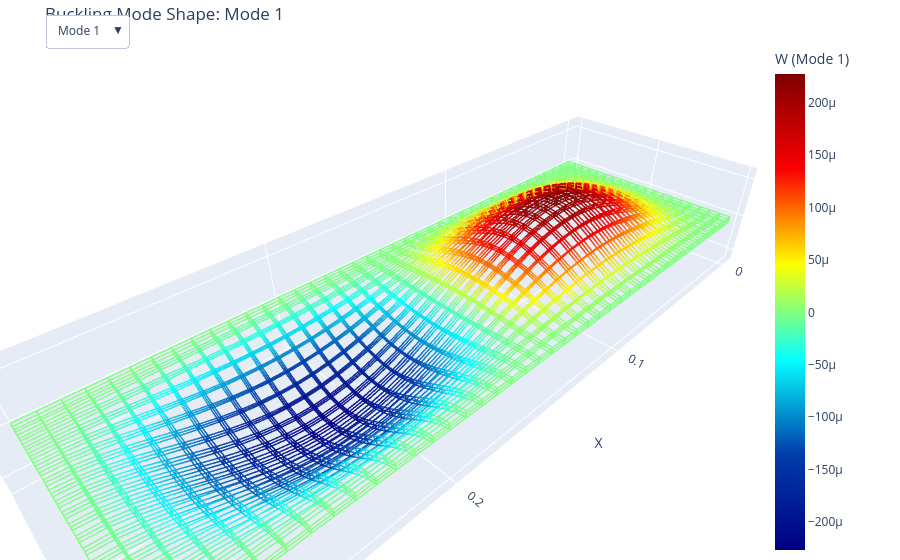

The code cell stored with this chart in its notebook:
### Markdown cell above
#### Post-Processing: 3D visualization of the buckling mode shapes using plotly

This algorithm renders 3D deformed configurations of plate buckling modes using Plotly. It utilizes a tensor contraction approach for kinematic mapping, which is highly efficient for spectral or Ritz-based continuous displacement fields where spatial variables separate.

##### 1D Domain Discretization and Natural Mapping

The script initializes by defining the structural domain. Instead of generating a full 3D mesh immediately, it isolates the physical axes into 1D vectors: $x$, $y$, and $z$. These vectors are mapped linearly to natural parametric coordinates $\xi, \eta, \zeta \in [-1, 1]$ corresponding to the plate dimensions $a$, $b$, and $h$.

##### Basis Function Evaluation

The user-defined basis functions (`vecf`) are evaluated purely along the 1D parametric vectors.

* **Input:** 1D parametric coordinates ($\xi_{\text{1d}}$, etc.) and modal parameters ($m_1$, etc.).
* **Output:** Dense 2D arrays ($P_\xi, P_\eta, P_\zeta$) containing the evaluated basis functions for every node along that specific axis.
* **Dimensions:** $P_\xi$ has the shape $(N_x, m_1)$, where $N_x$ is the spatial resolution and $m_1$ is the number of assumed modes/basis terms.

##### Kinematic Field Assembly via Tensor Contraction

To map the generalized degrees of freedom (eigenvectors) to the physical continuous field, the algorithm avoids $O(N_x N_y N_z)$ loops.

* **Reshaping:** The 1D eigenvector segment for a specific displacement component (e.g., $U$) is extracted and reshaped into a 3D coefficient tensor $C$ of shape $(m_1, m_2, m_3)$.
* **Einstein Summation:** `np.einsum` reconstructs the 3D spatial field via the following contraction:

$$U(x,y,z) = \sum_{i=1}^{m_1}\sum_{j=1}^{m_2}\sum_{k=1}^{m_3} C_{U,ijk} P_{\xi,i}(x) P_{\eta,j}(y) P_{\zeta,k}(z)$$


* **Syntax Mapping:** The string `'ijk, xi, yj, zk -> xyz'` instructs the C-backend to align the mode coefficient tensor (`ijk`) with the spatial evaluation matrices (`xi, yj, zk`) and output the full 3D spatial grid (`xyz`).

##### Wireframe Topology Extraction

Plotly does not natively support volumetric structured grids. To render the mesh as a wireframe:

* **Deformation:** The physical coordinates are perturbed by the scaled displacement fields (e.g., $X_{\text{def}} = X + \text{scale} \cdot U$).
* **Linearization:** The 3D coordinate matrices are iterated over and flattened into 1D lists (`lines_x`, `lines_y`, `lines_z`).
* **Pen-up Delimiters:** A `None` object is appended after every continuous nodal line segment along the $x$, $y$, and $z$ grid directions. This forces Plotly to break the line, preventing diagonal artifacts across the bounding box.

##### Contour Mapping and Type Nullification

The out-of-plane displacement $W$ is mapped to the line color.

* **Type Enforcement:** Plotly's `scatter3d.line.color` strictly requires numerical arrays to apply the `Jet` colorscale. It throws an error if it encounters the `None` delimiters used in the spatial arrays.
* **Nullification:** The float `0.0` is injected into the `lines_w` array wherever a `None` exists in the spatial arrays. Since the $X, Y, Z$ coordinates at that index are `None`, the rendering engine skips the vertex entirely, neutralizing the `0.0` so it does not distort the contour limits.

##### Interactive State Management

* **Trace Generation:** A separate `go.Scatter3d` trace is generated for each precomputed buckling mode. Only the first trace is set to `visible=True` at initialization.
* **Widget Logic:** An `updatemenus` dropdown is built. Each button passes a specific boolean array (e.g., `[True, False, False]`) to the `visible` attribute of the figure, toggling the respective mode traces seamlessly without requiring a Python backend to recompute the matrices.

### Code cell
import numpy as np
import plotly.graph_objects as go

num_modes = 3  # Set the number of buckling modes to extract and toggle
scale = 100    # Deformation scaling factor for visibility

nx, ny, nz = 40, 20, 3
X, Y, Z = np.meshgrid(
    np.linspace(0, a, nx),
    np.linspace(0, b, ny),
    np.linspace(-h/2, h/2, nz),
    indexing='ij'
)

# --- 1. Define 1D Coordinate Arrays ---
x_1d = np.linspace(0, a, nx)
y_1d = np.linspace(0, b, ny)
z_1d = np.linspace(-h/2, h/2, nz)

# Map to natural coordinates [-1, 1]
xi_1d = 2 * x_1d / a - 1
eta_1d = 2 * y_1d / b - 1
zeta_1d = 2 * z_1d / h - 1

# --- 2. Evaluate 1D Basis Functions ---
# Assuming vecf returns an array of shape (m,) for a scalar input.
# The resulting matrices will have shapes: (nx, m1), (ny, m2), (nz, m3)
P_xi = np.array([vecf(m1, xi, xit1, xir1, xit2, xir2) for xi in xi_1d])
P_eta = np.array([vecf(m2, eta, etat1, etar1, etat2, etar2) for eta in eta_1d])
P_zeta = np.array([vecf(m3, zeta, zetat1, zetar1, zetat2, zetar2) for zeta in zeta_1d])

# --- 3. Allocate Displacement Arrays ---
U = np.zeros((num_modes, nx, ny, nz))
V = np.zeros((num_modes, nx, ny, nz))
W = np.zeros((num_modes, nx, ny, nz))

n_dof = m1 * m2 * m3

# --- 4. Assemble 3D Fields via Tensor Contraction ---
for mode in range(num_modes):
    
    # Extract eigenvector segments and reshape them into 3D coefficient tensors
    # Order assumes eigvecs is packed as [U_dofs, V_dofs, W_dofs]
    c_U = eigvecs[0 : n_dof, mode].reshape((m1, m2, m3))
    c_V = eigvecs[n_dof : 2*n_dof, mode].reshape((m1, m2, m3))
    c_W = eigvecs[2*n_dof : 3*n_dof, mode].reshape((m1, m2, m3))
    
    # Contract the coefficients with the 1D basis matrices to yield the 3D spatial field
    # ijk: coefficient indices corresponding to m1, m2, m3
    # xi, yj, zk: point evaluation matrices (points vs basis index)
    # xyz: output target shape corresponding to nx, ny, nz
    U[mode] = np.einsum('ijk, xi, yj, zk -> xyz', c_U, P_xi, P_eta, P_zeta)
    V[mode] = np.einsum('ijk, xi, yj, zk -> xyz', c_V, P_xi, P_eta, P_zeta)
    W[mode] = np.einsum('ijk, xi, yj, zk -> xyz', c_W, P_xi, P_eta, P_zeta)

# Generate the 3D grid only for the final spatial plotting step
X, Y, Z = np.meshgrid(x_1d, y_1d, z_1d, indexing='ij')


fig = go.Figure()

# 2. Build traces for each precomputed mode
for mode in range(num_modes):
    X_def = X + scale * U[mode]
    Y_def = Y + scale * V[mode]
    Z_def = Z + scale * W[mode]
    W_amp = W[mode] # W displacement array for contour mapping
    
    lines_x, lines_y, lines_z, lines_w = [], [], [], []

    # X-direction lines
    for j in range(ny):
        for k in range(nz):
            lines_x.extend(X_def[:, j, k].tolist() + [None])
            lines_y.extend(Y_def[:, j, k].tolist() + [None])
            lines_z.extend(Z_def[:, j, k].tolist() + [None])
            lines_w.extend(W_amp[:, j, k].tolist() + [0.0]) # Valid float placeholder

    # Y-direction lines
    for i in range(nx):
        for k in range(nz):
            lines_x.extend(X_def[i, :, k].tolist() + [None])
            lines_y.extend(Y_def[i, :, k].tolist() + [None])
            lines_z.extend(Z_def[i, :, k].tolist() + [None])
            lines_w.extend(W_amp[i, :, k].tolist() + [0.0]) # Valid float placeholder

    # Z-direction lines
    for i in range(nx):
        for j in range(ny):
            lines_x.extend(X_def[i, j, :].tolist() + [None])
            lines_y.extend(Y_def[i, j, :].tolist() + [None])
            lines_z.extend(Z_def[i, j, :].tolist() + [None])
            lines_w.extend(W_amp[i, j, :].tolist() + [0.0]) # Valid float placeholder

    # Add the trace for the current mode
    fig.add_trace(go.Scatter3d(
        x=lines_x, 
        y=lines_y, 
        z=lines_z,
        mode='lines',
        line=dict(
            color=lines_w,            # Apply W amplitude as color
            colorscale='Jet',         # Standard structural mapping scale
            width=3,
            showscale=True,
            colorbar=dict(title=f"W (Mode {mode+1})", x=0.85)
        ),
        name=f'Mode {mode+1}',
        opacity=0.9,
        visible=(mode == 0)           # Only the first mode is visible initially
    ))

# 3. Create the toggle widget (Dropdown)
buttons = []
for mode in range(num_modes):
    # Boolean mask for Plotly visibility toggle
    visibility = [False] * num_modes
    visibility[mode] = True
    
    button = dict(
        label=f'Mode {mode+1}',
        method='update',
        args=[
            {'visible': visibility},
            {'title': f'Buckling Mode Shape: Mode {mode+1}'}
        ]
    )
    buttons.append(button)

# 4. Final layout configuration
fig.update_layout(
    updatemenus=[dict(
        active=0,
        buttons=buttons,
        x=0.05, xanchor='left',
        y=1.05, yanchor='top',
        direction='down',
        showactive=True
    )],
    scene=dict(
        xaxis_title='X',
        yaxis_title='Y',
        zaxis_title='Z',
        aspectmode='data' 
    ),
    title='Buckling Mode Shape: Mode 1',
    showlegend=False,
    margin=dict(l=0, r=0, b=0, t=40)
)

fig.show()

### Figure 1 — Plotly figure (JSON) as saved in the notebook; plotly's stock layout.template omitted (floating-point values rounded to 4 significant figures; data arrays with more than 128 entries replaced by an {"elided": "..."} marker saying what was removed)
{"data": [{"line": {"color": {"elided": "8180 float values"}, "colorbar": {"title": {"text": "W (Mode 1)"}, "x": 0.85}, "colorscale": [[0, "rgb(0,0,131)"], [0.2, "rgb(0,60,170)"], [0.4, "rgb(5,255,255)"], [0.6, "rgb(255,255,0)"], [0.8, "rgb(250,0,0)"], [1, "rgb(128,0,0)"]], "showscale": true, "width": 3}, "mode": "lines", "name": "Mode 1", "opacity": 0.9, "type": "scatter3d", "visible": true, "x": {"elided": "8180 float values"}, "y": {"elided": "8180 float values"}, "z": {"elided": "8180 float values"}}, {"line": {"color": {"elided": "8180 float values"}, "colorbar": {"title": {"text": "W (Mode 2)"}, "x": 0.85}, "colorscale": [[0, "rgb(0,0,131)"], [0.2, "rgb(0,60,170)"], [0.4, "rgb(5,255,255)"], [0.6, "rgb(255,255,0)"], [0.8, "rgb(250,0,0)"], [1, "rgb(128,0,0)"]], "showscale": true, "width": 3}, "mode": "lines", "name": "Mode 2", "opacity": 0.9, "type": "scatter3d", "visible": false, "x": {"elided": "8180 float values"}, "y": {"elided": "8180 float values"}, "z": {"elided": "8180 float values"}}, {"line": {"color": {"elided": "8180 float values"}, "colorbar": {"title": {"text": "W (Mode 3)"}, "x": 0.85}, "colorscale": [[0, "rgb(0,0,131)"], [0.2, "rgb(0,60,170)"], [0.4, "rgb(5,255,255)"], [0.6, "rgb(255,255,0)"], [0.8, "rgb(250,0,0)"], [1, "rgb(128,0,0)"]], "showscale": true, "width": 3}, "mode": "lines", "name": "Mode 3", "opacity": 0.9, "type": "scatter3d", "visible": false, "x": {"elided": "8180 float values"}, "y": {"elided": "8180 float values"}, "z": {"elided": "8180 float values"}}], "layout": {"margin": {"b": 0, "l": 0, "r": 0, "t": 40}, "scene": {"aspectmode": "data", "xaxis": {"title": {"text": "X"}}, "yaxis": {"title": {"text": "Y"}}, "zaxis": {"title": {"text": "Z"}}}, "showlegend": false, "title": {"text": "Buckling Mode Shape: Mode 1"}, "updatemenus": [{"active": 0, "buttons": [{"args": [{"visible": [true, false, false]}, {"title": "Buckling Mode Shape: Mode 1"}], "label": "Mode 1", "method": "update"}, {"args": [{"visible": [false, true, false]}, {"title": "Buckling Mode Shape: Mode 2"}], "label": "Mode 2", "method": "update"}, {"args": [{"visible": [false, false, true]}, {"title": "Buckling Mode Shape: Mode 3"}], "label": "Mode 3", "method": "update"}], "direction": "down", "showactive": true, "x": 0.05, "xanchor": "left", "y": 1.05, "yanchor": "top"}]}}
